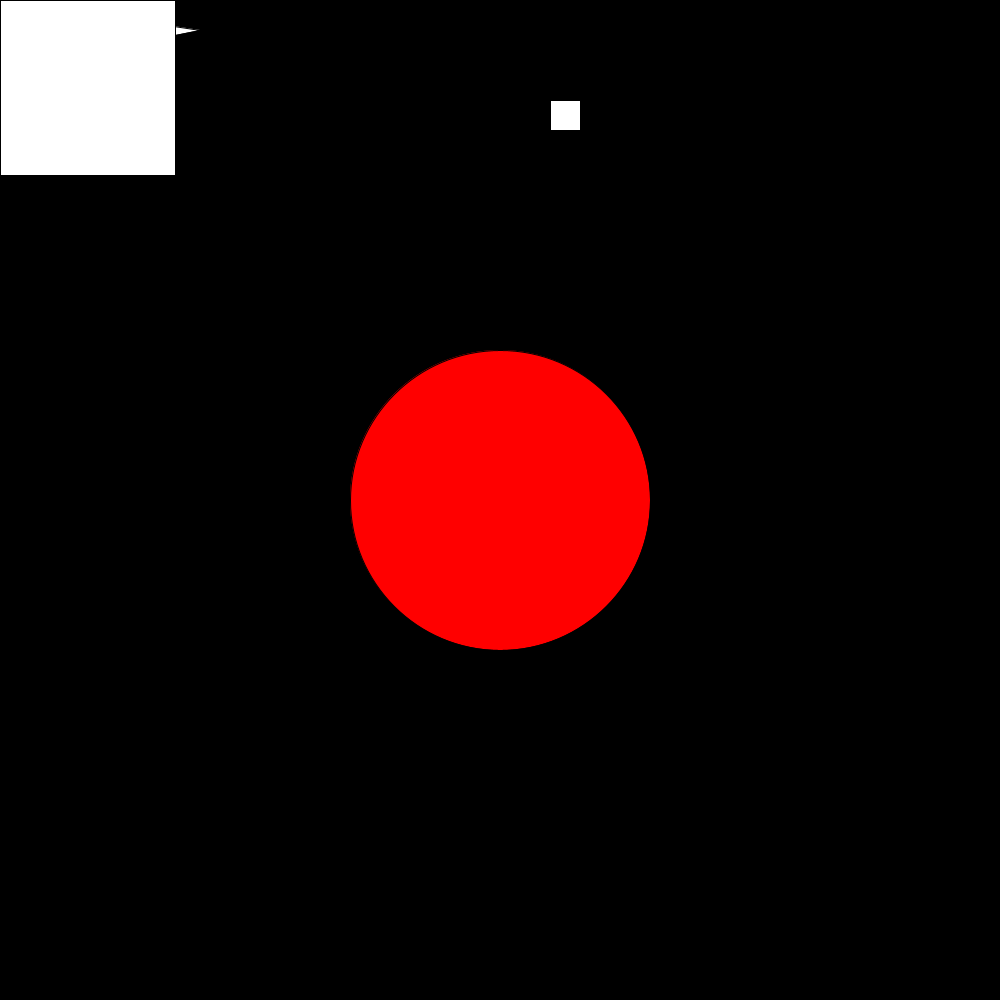
Frame 1 (no input)
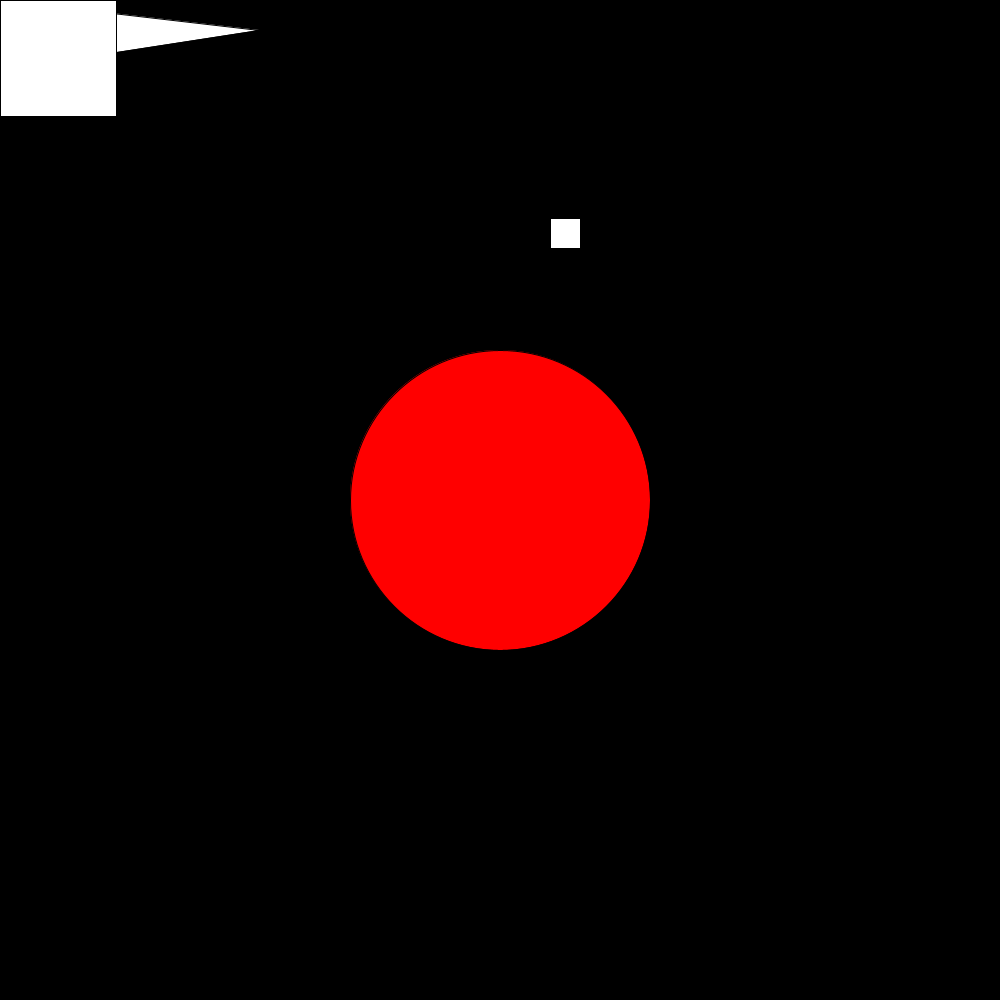
Frame 60 (the mouse pressed at the canvas centre just before this capture)
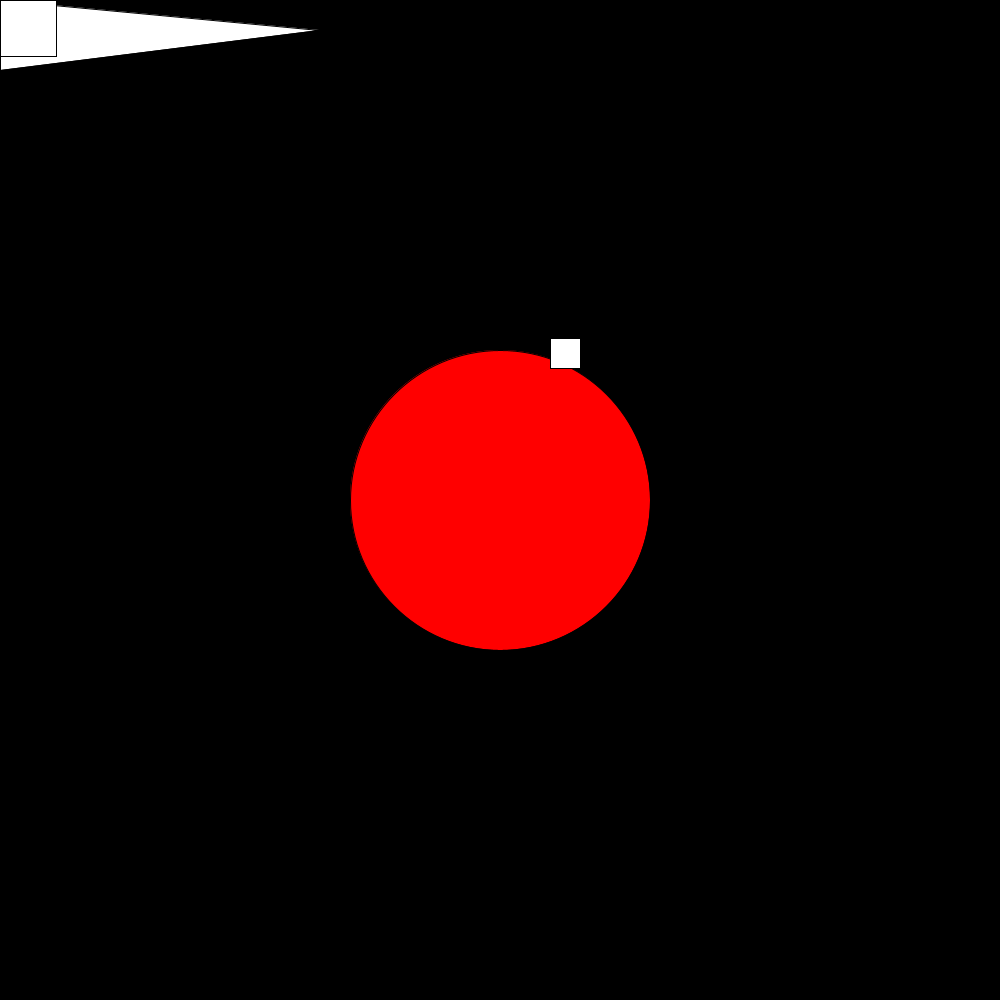
Frame 120 (the mouse held since frame 60 and released just before this capture)

The Processing sketch that drew these frames (run headless with seeded random() and noise(); from frame 60 on, the mouse is pressed at the canvas centre):

// Processing sketch: Reverse_Engineering_Variables
// ── Reverse_Engineering_Variables.pde
int n = 175;
float f = 0.0;
int x = 100;
int z = 200;
int y = 30;
boolean flag = true;
void setup() {
  size(1000,1000);
}

void draw() {
  //
  background(0);
  fill(255,0,0,255);
  circle(500,500, 300);
  fill(255,255,255);
  
  triangle(0,0,0,70,z,y);
  if (flag)
  //y = y + 1;
  z = z + 1;
  
  square(0,0,n);
  if (flag) 
  n = n - 1;
  
  square(550, x, 30);
  if (flag)
  x = x + 2;
  
  
}
